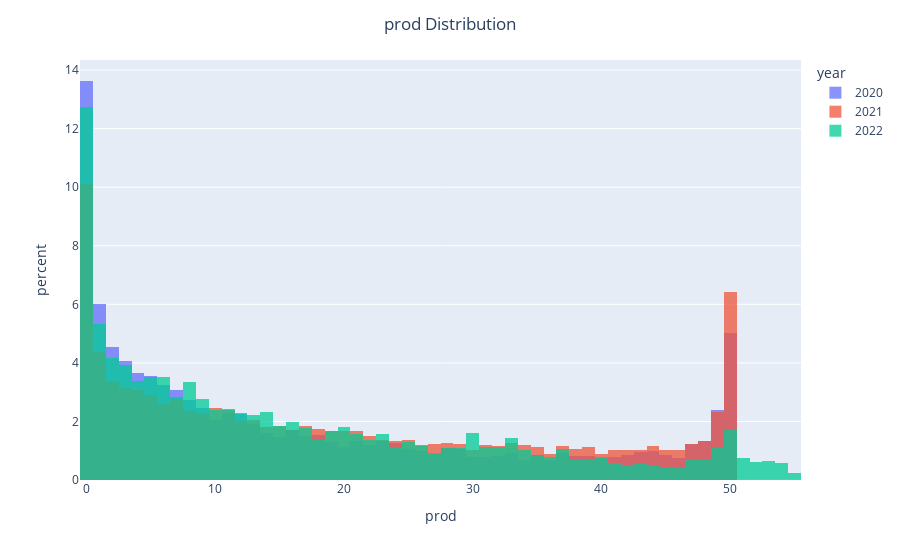

This figure's notebook cell:
### Code cell
fig = px.histogram(train_df, x=target, color='year', histnorm='percent')
fig.update_layout(barmode='overlay',
                 title = f"{target} Distribution",
                 title_x = 0.5)
fig.update_traces(opacity=0.75)
fig.show()

### Figure 1 — Plotly figure (JSON) as saved in the notebook; plotly's stock layout.template omitted (floating-point values rounded to 4 significant figures; data arrays with more than 128 entries replaced by an {"elided": "..."} marker saying what was removed)
{"data": [{"alignmentgroup": "True", "bingroup": "x", "histnorm": "percent", "hovertemplate": "year=2020<br>prod=%{x}<br>percent=%{y}<extra></extra>", "legendgroup": "2020", "marker": {"color": "#636efa", "pattern": {"shape": ""}}, "name": "2020", "offsetgroup": "2020", "opacity": 0.75, "orientation": "v", "showlegend": true, "type": "histogram", "uid": "7bcdfc9a-a5c0-4b55-9b84-ed5caabaa0a1", "x": {"elided": "8784 float values"}, "xaxis": "x", "yaxis": "y"}, {"alignmentgroup": "True", "bingroup": "x", "histnorm": "percent", "hovertemplate": "year=2021<br>prod=%{x}<br>percent=%{y}<extra></extra>", "legendgroup": "2021", "marker": {"color": "#EF553B", "pattern": {"shape": ""}}, "name": "2021", "offsetgroup": "2021", "opacity": 0.75, "orientation": "v", "showlegend": true, "type": "histogram", "uid": "2ca4d6b0-7d86-4044-ad99-59804690f198", "x": {"elided": "8760 float values"}, "xaxis": "x", "yaxis": "y"}, {"alignmentgroup": "True", "bingroup": "x", "histnorm": "percent", "hovertemplate": "year=2022<br>prod=%{x}<br>percent=%{y}<extra></extra>", "legendgroup": "2022", "marker": {"color": "#00cc96", "pattern": {"shape": ""}}, "name": "2022", "offsetgroup": "2022", "opacity": 0.75, "orientation": "v", "showlegend": true, "type": "histogram", "uid": "9cefefc8-6188-4787-8b3b-d9d646a9b166", "x": {"elided": "8760 float values"}, "xaxis": "x", "yaxis": "y"}], "layout": {"barmode": "overlay", "legend": {"title": {"text": "year"}, "tracegroupgap": 0}, "margin": {"t": 60}, "title": {"text": "prod Distribution", "x": 0.5}, "xaxis": {"anchor": "y", "domain": [0, 1], "title": {"text": "prod"}}, "yaxis": {"anchor": "x", "domain": [0, 1], "title": {"text": "percent"}}}}
